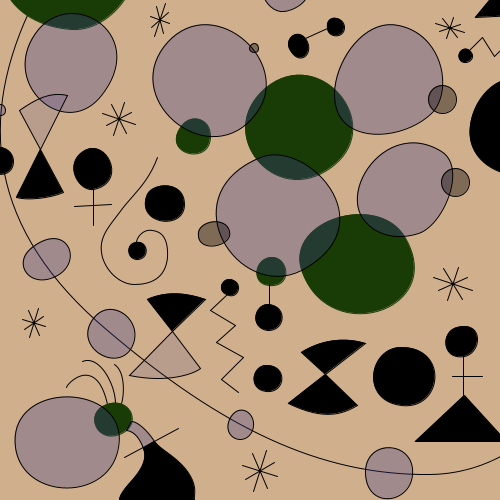
Frame 1 (no input)
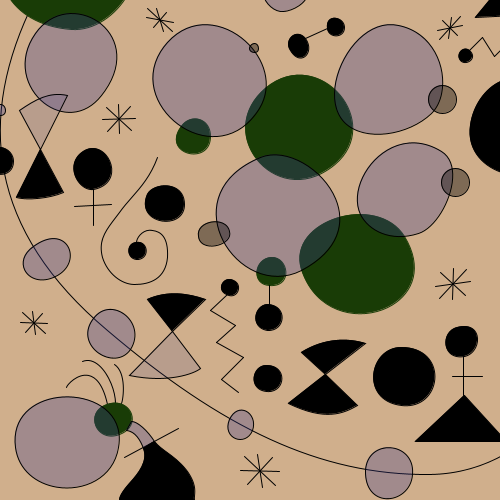
Frame 60 (the mouse pressed at the canvas centre just before this capture)
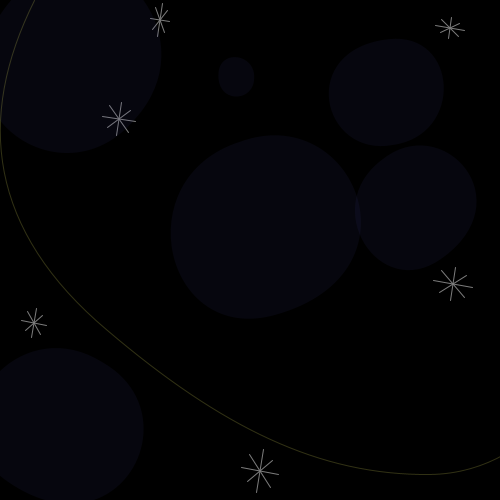
Frame 120 (the mouse held since frame 60 and released just before this capture)

The Processing sketch that drew these frames (run headless with seeded random() and noise(); from frame 60 on, the mouse is pressed at the canvas centre):

// Processing sketch: processing_115152
// ── processing_115152.pde

// prcatice to give strcture on Assignment1 
// add new functions of star-making with position, size and color 
// by chen-hsin chang

// make some random number
float delta1= random(3, 6);
float delta2= random(5, 10);



void setup() {
  size(500, 500);
  background(208, 175, 140);
}

void draw() {
  if (mousePressed) {
    background(0);
    drawOneStar(160, 20, 34, 20, mouseX/2);
    drawOneStar(119, 119, 34, 34, mouseX/2);
    drawOneStar(34, 323, 30, 25, mouseX/2);
    drawOneStar(260, 471, 43, 37, mouseX/2);
    drawOneStar(453, 284, 34, 40, mouseX/2);
    drawOneStar(450, 28, 21, 30, mouseX/2);
    ballsGrowing(35, 33);
    ballsGrowing(200, 50);
    ballsGrowing(350, 65);
    ballsGrowing(230, 200);
    ballsGrowing(380, 180);
    ballsGrowing(25, 400);
    
    // longest curve
  noFill();
  stroke(mouseX,mouseY,100,mouseX/5);
  beginShape();
  vertex(34, 0); // first point
  bezierVertex(-25, 118, -12, 230, 107, 330);
  bezierVertex(221, 427, 319, 475, 429, 474);
  bezierVertex(538, 473, 592, 362, 592, 348);
  endShape();
    
    
    
    
  }
  else {

    drawBlackLines();
    drawCurves();
    drawBlackBalls();
    drawGreenBalls();
    drawBlueBalls();
    drawBlackBalls2();
    drawBlackTriangles();
    drawBlueTriangles();

    //black lines
    line(74, 206, 111, 204);
    line(93, 189, 93, 225);
    line(227, 294, 210, 310);
    line(210, 310, 235, 325);
    line(235, 325, 216, 342);
    line(216, 342, 243, 357);
    line(243, 357, 221, 379);
    line(221, 379, 238, 392);
    line(124, 457, 178, 428);
    line(269, 285, 269, 305);
    line(452, 376, 482, 376);
    line(463, 356, 463, 395);
    line(469, 50, 482, 37);
    line(482, 37, 494, 56);
    line(494, 56, 500, 50);
    line(305, 38, 327, 28);

    // bottom organic
    fill(58, 58, 140, 80);
    stroke(0);

    beginShape();
    vertex(131, 421); // first point
    bezierVertex(137, 421, 147, 430, 154, 441);
    vertex(143, 448);
    bezierVertex(140, 440, 135, 431, 126, 430);
    vertex(131, 421);
    endShape();

    fill(0);
    stroke(0);

    beginShape();
    vertex(154, 441); // first point
    bezierVertex(162, 451, 175, 455, 187, 471);
    bezierVertex(198, 487, 193, 494, 194, 500);
    vertex(119, 500);
    bezierVertex(119, 497, 121, 492, 130, 482);
    bezierVertex(138, 473, 148, 461, 143, 448);
    vertex(154, 441);
    endShape();

    // overlay color change
    // blue >black
    /*
  fill(0);
     stroke(0);
     
     beginShape();
     vertex(39, 99);// first point
     bezierVertex(41, 97, 55, 91, 67, 95);
     vertex(59, 111);
     bezierVertex(49, 109, 42, 101, 39, 99);
     endShape();
     
     beginShape();
     vertex(33, 246); // first point
     bezierVertex(10, 262, 29, 289, 55, 276);
     vertex(33, 246);
     endShape();
     
     beginShape();
     vertex(93, 318); // first point
     bezierVertex(111, 294, 147, 322, 130, 350);
     vertex(93, 318);
     endShape();
     
     beginShape();
     vertex(143, 360); // first point
     vertex(129, 375);
     bezierVertex(145, 379, 162, 378, 167, 378);
     vertex(143, 360);
     endShape();
     
     
     beginShape();
     vertex(229, 420); // first point
     bezierVertex(238, 400, 258, 413, 252, 430);
     vertex(229, 420);
     endShape();
     
     
     beginShape();
     vertex(365, 470); // first point
     bezierVertex(367, 437, 415, 441, 413, 474);
     vertex(365, 470);
     endShape();
     
     //green >black
     fill(0);
     stroke(0);
     
     beginShape();
     vertex(181, 126); // first point
     bezierVertex(188, 132, 203, 136, 210, 136);
     bezierVertex(210, 117, 190, 113, 181, 126);
     endShape();
     
     beginShape();
     vertex(266, 87); // first point
     bezierVertex(250, 96, 246, 113, 246, 124);
     bezierVertex(256, 117, 267, 98, 266, 87);
     endShape();
     
     beginShape();
     vertex(257, 158); // first point
     bezierVertex(266, 172, 295, 188, 318, 174);
     bezierVertex(300, 157, 273, 148, 257, 158);
     endShape();
     
     beginShape();
     vertex(334, 89); // first point
     bezierVertex(343, 93, 354, 119, 352, 128);
     bezierVertex(335, 118, 333, 99, 334, 89);
     endShape();
     
     beginShape();
     vertex(256, 272); // first point
     bezierVertex(260, 253, 286, 251, 285, 275);
     bezierVertex(278, 278, 263, 274, 256, 272);
     endShape();
     
     beginShape();
     vertex(339, 217); // first point
     bezierVertex(341, 243, 318, 263, 301, 270);
     bezierVertex(295, 245, 310, 225, 339, 217);
     endShape();
     
     beginShape();
     vertex(360, 214); // first point
     bezierVertex(383, 215, 395, 222, 404, 236);
     bezierVertex(389, 238, 371, 232, 360, 214);
     endShape();
     
     beginShape();
     vertex(44, 23); // first point
     bezierVertex(71, 31, 86, 31, 99, 22);
     bezierVertex(82, 11, 63, 9, 44, 23);
     endShape();
     
     beginShape();
     vertex(101, 407); // first point
     bezierVertex(87, 418, 95, 441, 119, 434);
     bezierVertex(118, 424, 109, 409, 101, 407);
     endShape();
     
     //black >red
     fill(195, 59, 21);
     noStroke();
     
     beginShape();
     vertex(442, 84); // first point
     bezierVertex(420, 86, 427, 109, 433, 110);
     bezierVertex(437, 107, 442, 99, 442, 84);
     endShape();
     
     //black >yellow
     fill(255, 240, 0);
     noStroke();
     
     beginShape();
     vertex(451, 168); // first point
     bezierVertex(453, 168, 450, 192, 449, 195);
     bezierVertex(442, 194, 434, 175, 451, 168);
     endShape();
     */
  }
}

void drawBlackLines() {
  // line:stars/cross
  stroke(0);
  background(208, 175, 140, 0);
  drawOneStar(160, 20, 34, 20, 0);
  drawOneStar(119, 119, 34, 34, 0);
  drawOneStar(34, 323, 30, 25, 0);
  drawOneStar(260, 471, 43, 37, 0);
  drawOneStar(453, 284, 34, 40, 0);
  drawOneStar(450, 28, 21, 30, 0);
  /* line(143, 0, 177, 0);
   line(143, 16, 160, 0);
   line(160, 0, 171, 14);
   line(160, 0, 160, 20);   
   line(124, 102, 115, 136);
   line(111, 108, 129, 129);
   line(107, 118, 136, 118);
   line(102, 129, 136, 108);   
   line(19, 321, 49, 321);
   line(34, 310, 34, 335);
   line(24, 310, 45, 330);
   line(24, 330, 45, 310);  
   line(238, 459, 278, 482);
   line(241, 471, 281, 467);
   line(243, 489, 269, 459);
   line(463, 356, 463, 395);
   line(443, 266, 465, 302);
   line(436, 284, 470, 284);
   line(436, 300, 470, 271);
   line(457, 262, 450, 302);
   line(441, 16, 457, 38);
   line(436, 28, 465, 28);
   line(439, 38, 457, 20);
   line(450, 14, 450, 44);
   line(305, 38, 327, 28);
   */
}

void drawCurves() {
  // longest curve
  noFill();
  beginShape();
  vertex(34, 0); // first point
  bezierVertex(-25, 118, -12, 230, 107, 330);
  bezierVertex(221, 427, 319, 475, 429, 474);
  bezierVertex(538, 473, 592, 362, 592, 348);
  endShape();

  // curve
  beginShape();
  vertex(157, 157); // first point
  bezierVertex(147, 184, 131, 195, 119, 212);
  bezierVertex(107, 228, 97, 238, 102, 257);
  bezierVertex(107, 273, 121, 284, 134, 284);
  bezierVertex(150, 284, 165, 278, 167, 257);
  bezierVertex(168, 236, 160, 231, 152, 230);
  bezierVertex(143, 228, 136, 237, 136, 242);
  endShape();

  // three curves
  beginShape();
  vertex(66, 387); // first point
  bezierVertex(67, 382, 96, 354, 107, 404);
  endShape();

  beginShape();
  vertex(82, 361); // first point
  bezierVertex(99, 354, 115, 384, 115, 403);
  endShape();

  beginShape();
  vertex(114, 364); // first point
  bezierVertex(126, 372, 123, 398, 121, 403);
  endShape();
}

void drawBlackBalls() {
  //black balls
  fill(0);
  stroke(0);
  beginShape();
  vertex(93, 189); // first point
  bezierVertex(78, 191, 63, 164, 83, 151);
  bezierVertex(106, 136, 128, 182, 93, 189);
  endShape();

  beginShape();
  vertex(147, 194); // first point
  bezierVertex(153, 182, 184, 180, 184, 204);
  bezierVertex(184, 231, 134, 224, 147, 194);
  endShape();

  beginShape();
  vertex(136, 242); // first point
  bezierVertex(147, 240, 150, 257, 138, 259);
  bezierVertex(126, 260, 125, 243, 136, 242);
  endShape();

  beginShape();
  vertex(226, 294); // first point
  bezierVertex(215, 289, 224, 275, 233, 280);
  bezierVertex(243, 284, 237, 300, 226, 294);
  endShape();

  beginShape();
  vertex(267, 304); // first point
  bezierVertex(288, 305, 285, 331, 267, 330);
  bezierVertex(249, 327, 254, 305, 267, 304);
  endShape();

  beginShape();
  vertex(266, 365); // first point
  bezierVertex(288, 365, 285, 393, 266, 391);
  bezierVertex(247, 389, 252, 365, 266, 365);
  endShape();

  beginShape();
  vertex(401, 347); // first point
  bezierVertex(449, 347, 442, 410, 401, 405);
  bezierVertex(359, 400, 369, 347, 401, 347);
  endShape();

  beginShape();
  vertex(457, 327); // first point
  bezierVertex(483, 320, 482, 352, 464, 356);
  bezierVertex(441, 360, 440, 331, 457, 327);
  endShape();

  beginShape();
  vertex(558, 125); // first point
  bezierVertex(580, 196, 461, 188, 470, 125);
  bezierVertex(476, 80, 533, 47, 558, 125);
  endShape();

  beginShape();
  vertex(469, 50); // first point
  bezierVertex(478, 58, 465, 66, 460, 60);
  bezierVertex(455, 54, 463, 45, 469, 50);
  endShape();

  beginShape();
  vertex(327, 28); // first point
  bezierVertex(325, 13, 344, 16, 344, 27);
  bezierVertex(344, 38, 328, 38, 327, 28);
  endShape();

  beginShape();
  vertex(305, 38); // first point
  bezierVertex(315, 52, 300, 67, 290, 50);
  bezierVertex(283, 40, 296, 27, 305, 38);
  endShape();

  beginShape();
  vertex(13, 161); // first point
  bezierVertex(13, 178, -11, 178, -13, 162);
  bezierVertex(-15, 140, 13, 144, 13, 161);
  endShape();
}

void drawGreenBalls() {
  //green balls
  fill(25, 60, 6);
  stroke(25, 60, 6);

  beginShape();
  vertex(71, 29); // first point
  bezierVertex(-24, 22, -22, -88, 67, -82);
  bezierVertex(183, -76, 128, 33, 71, 29);
  endShape();

  beginShape();
  vertex(181, 126); // first point
  bezierVertex(190, 113, 210, 117, 210, 136);
  bezierVertex(210, 166, 160, 154, 181, 126);
  endShape();

  beginShape();
  vertex(265, 88); // first point
  bezierVertex(322, 40, 395, 134, 321, 173);
  bezierVertex(269, 200, 215, 131, 265, 88);
  endShape();

  beginShape();
  vertex(271, 257); // first point
  bezierVertex(288, 256, 293, 287, 269, 285);
  bezierVertex(250, 284, 254, 258, 271, 257);
  endShape();

  beginShape();
  vertex(301, 269); // first point
  bezierVertex(286, 220, 377, 192, 404, 236);
  bezierVertex(449, 310, 327, 349, 301, 269);
  endShape();

  beginShape();
  vertex(107, 404); // first point
  bezierVertex(130, 396, 143, 425, 119, 434);
  bezierVertex(96, 443, 83, 412, 107, 404);
  endShape();
}

void drawBlueBalls() {
  //blue balls
  fill(58, 58, 140, 80);
  stroke(0);

  beginShape();
  vertex(35, 33); // first point
  bezierVertex(69, -16, 150, 33, 101, 95);
  bezierVertex(65, 141, -1, 84, 35, 33);
  endShape();

  beginShape();
  vertex(167, 42); // first point
  bezierVertex(212, -8, 289, 58, 259, 108);
  bezierVertex(215, 179, 115, 100, 167, 42);
  endShape();

  beginShape();
  vertex(283, -19); // first point
  bezierVertex(327, -14, 300, 10, 283, 11);
  bezierVertex(266, 13, 247, -22, 283, -19);
  endShape();

  beginShape();
  vertex(398, 25); // first point
  bezierVertex(443, 34, 453, 91, 431, 113);
  bezierVertex(408, 135, 364, 142, 344, 122);
  bezierVertex(315, 92, 354, 15, 398, 25);
  endShape();

  beginShape();
  vertex(441, 151); // first point
  bezierVertex(467, 167, 443, 225, 418, 233);
  bezierVertex(390, 242, 368, 230, 360, 214);
  bezierVertex(344, 180, 391, 120, 441, 151);
  endShape();

  beginShape();
  vertex(260, 157); // first point
  bezierVertex(306, 138, 388, 224, 301, 270);
  bezierVertex(238, 302, 168, 195, 260, 157);
  endShape();

  beginShape();
  vertex(365, 470); // first point
  bezierVertex(367, 437, 415, 441, 412, 474);
  bezierVertex(410, 504, 364, 510, 365, 470);
  endShape();

  beginShape();
  vertex(252, 430); // first point
  bezierVertex(245, 447, 221, 438, 229, 419);
  bezierVertex(238, 400, 258, 413, 252, 430);
  endShape();

  beginShape();
  vertex(93, 318); // first point
  bezierVertex(111, 294, 147, 322, 130, 349);
  bezierVertex(114, 372, 72, 345, 93, 318);
  endShape();

  beginShape();
  vertex(55, 276); // first point
  bezierVertex(29, 289, 10, 262, 33, 246);
  bezierVertex(67, 221, 84, 262, 55, 276);
  endShape();

  ellipse(0, 110, 11, 11);

  beginShape();
  vertex(15, 447); // first point
  bezierVertex(6, 378, 130, 381, 118, 447);
  bezierVertex(109, 502, 22, 500, 15, 447);
  endShape();
}

void drawBlackBalls2() {
  // colorful black ball
  fill(0, 100);
  stroke(0);

  ellipse(254, 48, 9, 9);
  ellipse(442, 99, 28, 28);
  ellipse(455, 182, 28, 28);

  beginShape();
  vertex(198, 236); // first point
  bezierVertex(195, 220, 226, 215, 229, 231);
  bezierVertex(233, 245, 200, 253, 198, 236);
  endShape();
}

void drawBlackTriangles() {
  // black triangle
  fill(0);
  stroke(0);

  triangle(464, 395, 506, 441, 415, 441);
  triangle(475, 17, 515, 15, 503, -17);

  beginShape();
  vertex(325, 374); // first point
  vertex(301, 352);
  bezierVertex(325, 337, 349, 338, 365, 343);
  vertex(325, 374);
  endShape();

  beginShape();
  vertex(325, 374); // first point
  vertex(357, 405);
  bezierVertex(343, 413, 325, 421, 288, 403);
  vertex(325, 374);
  endShape();

  beginShape();
  vertex(172, 331); // first point
  vertex(147, 299);
  bezierVertex(167, 290, 188, 293, 205, 299);
  vertex(172, 331);
  endShape();

  beginShape();
  vertex(40, 149); // first point
  vertex(63, 192);
  bezierVertex(49, 198, 27, 200, 16, 197);
  vertex(40, 149);
  endShape();
}

void drawBlueTriangles() {
  // blue triangle
  fill(58, 58, 140, 40);
  stroke(0);

  beginShape();
  vertex(40, 149); // first point
  vertex(19, 110);
  bezierVertex(35, 99, 49, 91, 67, 95);
  vertex(40, 149);
  endShape();

  beginShape();
  vertex(172, 331); // first point
  vertex(200, 368);
  bezierVertex(194, 373, 168, 383, 129, 375);
  vertex(172, 331);
  endShape();
}

// add new function for stars rotate with seconds
// refference from schien@mail.ncku.edu.tw

void drawOneStar(float posx, float posy, float swidth, float sheight, float c) {

  //set the environmental variables
  int s =second();

  stroke(c);
  strokeWeight(1);

  pushMatrix();
  translate(posx, posy);
  rotate(s);
  line(0, sheight/2, 0, -sheight/2);
  line(-swidth/2, 0, swidth/2, 0);

  float deltax1 =swidth/delta1;
  float deltay1 =sheight/delta1;
  float deltax2 =swidth/delta2;
  float deltay2 =sheight/delta2;  

  line(-swidth/2+deltax1, -sheight/2+deltay1, swidth/2-deltax1, sheight/2-deltay1);
  line(-swidth/2+deltax2, sheight/2-deltay2, swidth/2-deltax2, -sheight/2+deltay2);
  popMatrix();
}

// add new function for blueballs growing up
void ballsGrowing(float bposx, float bposy) {
  float y= 0;

  noStroke();
  fill(58, 58, 140, mouseY/10);
  pushMatrix();
  translate(bposx+36,bposy+27);
  rotate(random(mouseY));
  scale(random(mouseY/100));
  beginShape();
  vertex(-36, -27); // first point
  bezierVertex(+34-36, -51-27, +115-36, -2-27, +66-36, +60-27);
  bezierVertex(+30-36, +106-27, -36-36, +49-27, -36, -27);
  endShape();
  popMatrix();
}
